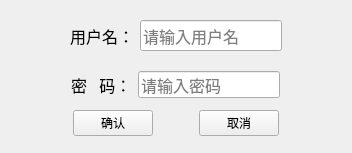
<?xml version="1.0" encoding="UTF-8"?>
<ui version="4.0">
 <class>Auth</class>
 <widget class="QWidget" name="Auth">
  <property name="geometry">
   <rect>
    <x>0</x>
    <y>0</y>
    <width>352</width>
    <height>153</height>
   </rect>
  </property>
  <property name="windowTitle">
   <string>Auth</string>
  </property>
  <widget class="QWidget" name="layoutWidget">
   <property name="geometry">
    <rect>
     <x>10</x>
     <y>20</y>
     <width>331</width>
     <height>31</height>
    </rect>
   </property>
   <layout class="QHBoxLayout" name="horizontalLayout_5">
    <item>
     <spacer name="horizontalSpacer_4">
      <property name="orientation">
       <enum>Qt::Horizontal</enum>
      </property>
      <property name="sizeHint" stdset="0">
       <size>
        <width>40</width>
        <height>20</height>
       </size>
      </property>
     </spacer>
    </item>
    <item>
     <layout class="QHBoxLayout" name="horizontalLayout" stretch="1,9">
      <item>
       <widget class="QLabel" name="label_6">
        <property name="font">
         <font>
          <family>微软雅黑</family>
          <pointsize>12</pointsize>
         </font>
        </property>
        <property name="text">
         <string>用户名：</string>
        </property>
       </widget>
      </item>
      <item>
       <widget class="QLineEdit" name="username_edit">
        <property name="font">
         <font>
          <family>Alibaba PuHuiTi</family>
          <pointsize>12</pointsize>
         </font>
        </property>
        <property name="placeholderText">
         <string>请输入用户名</string>
        </property>
       </widget>
      </item>
     </layout>
    </item>
    <item>
     <spacer name="horizontalSpacer_5">
      <property name="orientation">
       <enum>Qt::Horizontal</enum>
      </property>
      <property name="sizeHint" stdset="0">
       <size>
        <width>40</width>
        <height>20</height>
       </size>
      </property>
     </spacer>
    </item>
   </layout>
  </widget>
  <widget class="QWidget" name="layoutWidget">
   <property name="geometry">
    <rect>
     <x>10</x>
     <y>110</y>
     <width>331</width>
     <height>27</height>
    </rect>
   </property>
   <layout class="QHBoxLayout" name="horizontalLayout_4">
    <item>
     <spacer name="horizontalSpacer_2">
      <property name="orientation">
       <enum>Qt::Horizontal</enum>
      </property>
      <property name="sizeHint" stdset="0">
       <size>
        <width>40</width>
        <height>20</height>
       </size>
      </property>
     </spacer>
    </item>
    <item>
     <layout class="QHBoxLayout" name="horizontalLayout_3">
      <item>
       <widget class="QPushButton" name="confirm_btn">
        <property name="text">
         <string>确认</string>
        </property>
       </widget>
      </item>
      <item>
       <spacer name="horizontalSpacer">
        <property name="orientation">
         <enum>Qt::Horizontal</enum>
        </property>
        <property name="sizeHint" stdset="0">
         <size>
          <width>40</width>
          <height>20</height>
         </size>
        </property>
       </spacer>
      </item>
      <item>
       <widget class="QPushButton" name="cancel_btn">
        <property name="text">
         <string>取消</string>
        </property>
       </widget>
      </item>
     </layout>
    </item>
    <item>
     <spacer name="horizontalSpacer_3">
      <property name="orientation">
       <enum>Qt::Horizontal</enum>
      </property>
      <property name="sizeHint" stdset="0">
       <size>
        <width>40</width>
        <height>20</height>
       </size>
      </property>
     </spacer>
    </item>
   </layout>
  </widget>
  <widget class="QWidget" name="layoutWidget">
   <property name="geometry">
    <rect>
     <x>10</x>
     <y>70</y>
     <width>330</width>
     <height>30</height>
    </rect>
   </property>
   <layout class="QHBoxLayout" name="horizontalLayout_7">
    <item>
     <spacer name="horizontalSpacer_6">
      <property name="orientation">
       <enum>Qt::Horizontal</enum>
      </property>
      <property name="sizeHint" stdset="0">
       <size>
        <width>40</width>
        <height>20</height>
       </size>
      </property>
     </spacer>
    </item>
    <item>
     <layout class="QHBoxLayout" name="horizontalLayout_6">
      <item>
       <widget class="QLabel" name="label_7">
        <property name="font">
         <font>
          <family>微软雅黑</family>
          <pointsize>12</pointsize>
         </font>
        </property>
        <property name="text">
         <string>密   码：</string>
        </property>
       </widget>
      </item>
      <item>
       <widget class="QLineEdit" name="password_edit">
        <property name="font">
         <font>
          <family>Arial</family>
          <pointsize>12</pointsize>
          <weight>50</weight>
          <bold>false</bold>
         </font>
        </property>
        <property name="echoMode">
         <enum>QLineEdit::Password</enum>
        </property>
        <property name="readOnly">
         <bool>false</bool>
        </property>
        <property name="placeholderText">
         <string>请输入密码</string>
        </property>
       </widget>
      </item>
     </layout>
    </item>
    <item>
     <spacer name="horizontalSpacer_7">
      <property name="orientation">
       <enum>Qt::Horizontal</enum>
      </property>
      <property name="sizeHint" stdset="0">
       <size>
        <width>40</width>
        <height>20</height>
       </size>
      </property>
     </spacer>
    </item>
   </layout>
  </widget>
 </widget>
 <tabstops>
  <tabstop>username_edit</tabstop>
  <tabstop>password_edit</tabstop>
  <tabstop>confirm_btn</tabstop>
  <tabstop>cancel_btn</tabstop>
 </tabstops>
 <resources/>
 <connections/>
</ui>
